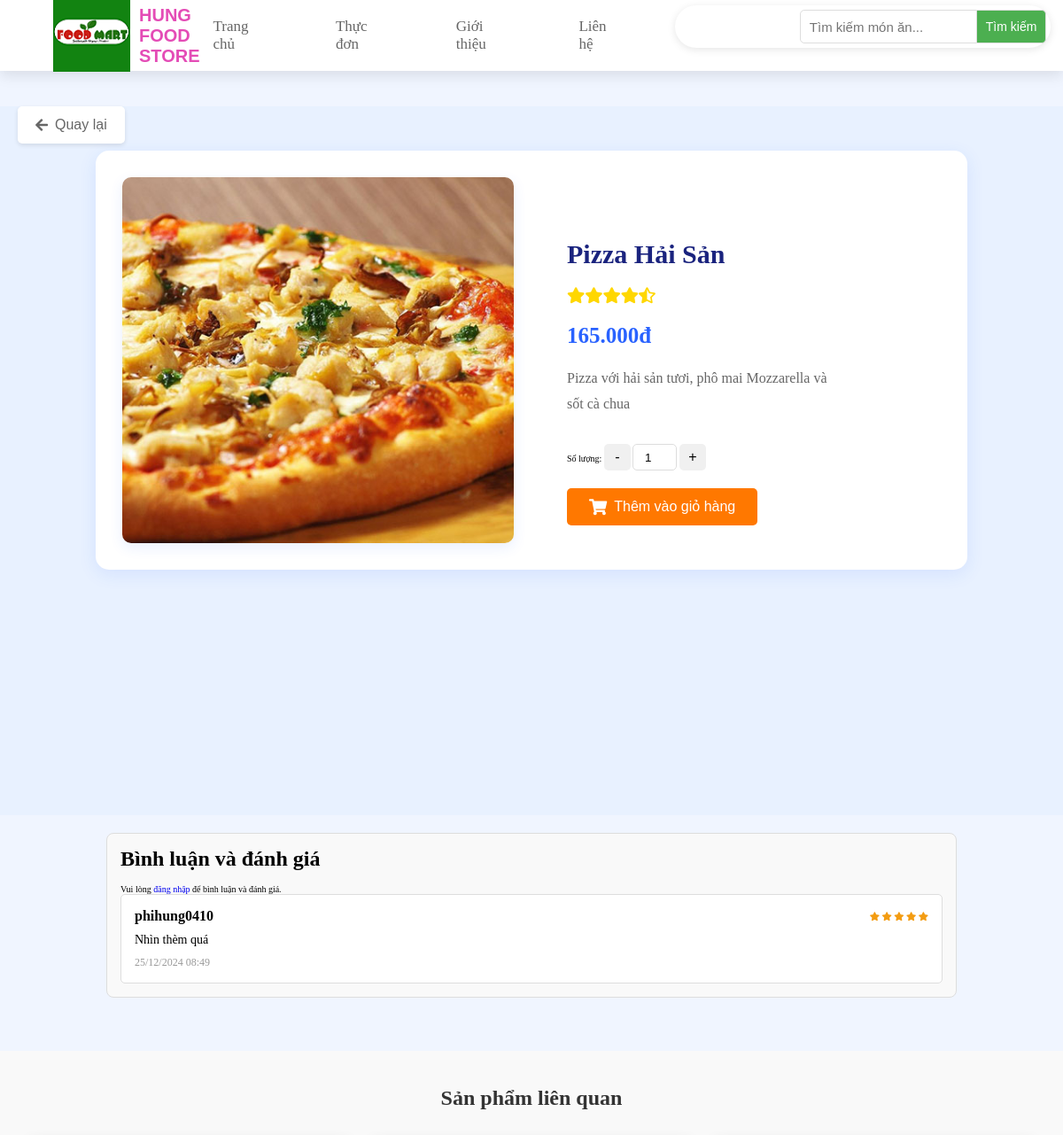
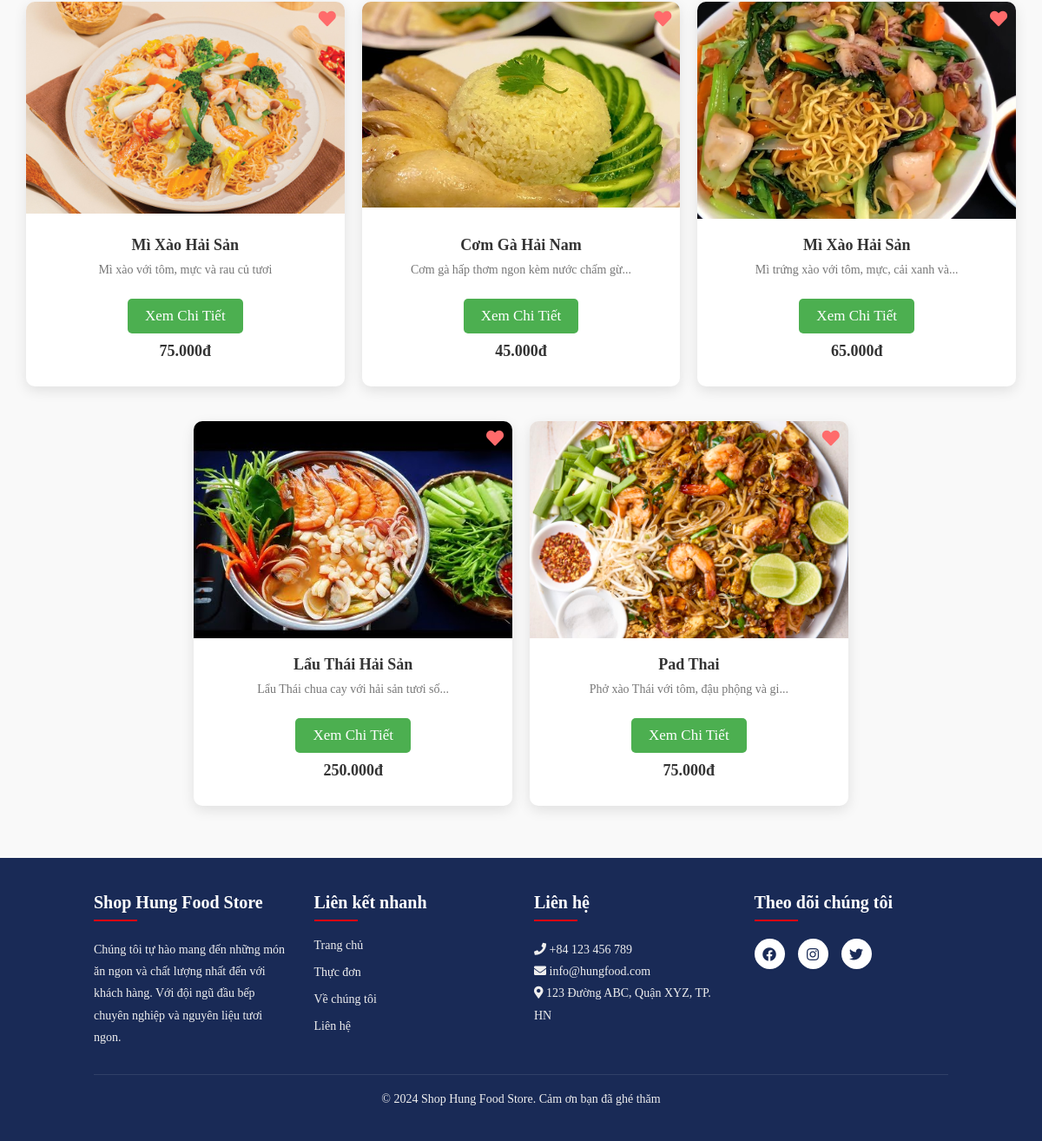
The page /product-detail.php?id=5 on the database its author committed (2 pictures, top to bottom).
### tables this page shows
CREATE TABLE `products` (
  `id` int(11) NOT NULL,
  `name` varchar(255) NOT NULL,
  `description` text DEFAULT NULL,
  `price` decimal(10,2) NOT NULL,
  `old_price` decimal(10,2) DEFAULT NULL,
  `image` varchar(255) DEFAULT NULL,
  `category` varchar(100) DEFAULT NULL,
  `rating` decimal(2,1) DEFAULT NULL,
  `created_at` timestamp NOT NULL DEFAULT current_timestamp(),
  `is_featured` tinyint(1) DEFAULT 0,
  `is_on_sale` tinyint(1) DEFAULT 0,
  `is_new` tinyint(1) DEFAULT 0
);

CREATE TABLE `reviews` (
  `id` int(11) NOT NULL,
  `product_id` int(11) NOT NULL,
  `user_id` int(11) NOT NULL,
  `rating` int(11) NOT NULL,
  `review_text` text DEFAULT NULL,
  `created_at` timestamp NOT NULL DEFAULT current_timestamp(),
  `comment` text DEFAULT NULL
);

CREATE TABLE `users` (
  `id` int(11) NOT NULL,
  `username` varchar(50) NOT NULL,
  `name` varchar(255) NOT NULL,
  `email` varchar(255) NOT NULL,
  `password` varchar(255) NOT NULL,
  `role` enum('user','admin') NOT NULL DEFAULT 'user',
  `created_at` timestamp NOT NULL DEFAULT current_timestamp(),
  `status` enum('active','inactive') NOT NULL DEFAULT 'active'
);

### product-detail.php (the view, shortened to what this page needs)
<?php
include 'config/database.php';
$product_id = isset($_GET['id']) ? (int)$_GET['id'] : 0;
$stmt = $conn->prepare("SELECT * FROM products WHERE id = :id");
$stmt->execute(['id' => $product_id]);
$product = $stmt->fetch(PDO::FETCH_ASSOC);
$keywords = explode(' ', $product['name']);
$keywords = array_map('trim', $keywords);
$keywords = array_filter($keywords);
$related_sql = "SELECT * FROM products WHERE id != :id AND (";
foreach ($keywords as $index => $keyword) {
    $related_sql .= "name LIKE :keyword$index";
    if ($index < count($keywords) - 1) {
        $related_sql .= " OR ";
    }
}
$related_sql .= ") LIMIT 6";
$related_stmt = $conn->prepare($related_sql);
$related_stmt->bindValue(':id', $product_id, PDO::PARAM_INT);
foreach ($keywords as $index => $keyword) {
    $related_stmt->bindValue(":keyword$index", "%$keyword%", PDO::PARAM_STR);
}
$related_stmt->execute();
$related_products = $related_stmt->fetchAll(PDO::FETCH_ASSOC);
$reviews_stmt = $conn->prepare("SELECT r.*, u.username FROM reviews r JOIN users u ON r.user_id = u.id WHERE r.product_id = :product_id ORDER BY r.created_at DESC");
$reviews_stmt->execute(['product_id' => $product_id]);
$reviews = $reviews_stmt->fetchAll(PDO::FETCH_ASSOC);
?>
<!DOCTYPE html>
<html lang="vi">
<head>
    <link rel="stylesheet" href="https://cdnjs.cloudflare.com/ajax/libs/font-awesome/5.15.4/css/all.min.css">
    <link rel="stylesheet" href="style.css">
</head>
<body>
    <?php include 'header.php'; ?>
    <button onclick="history.back()" class="back-btn">
        <i class="fas fa-arrow-left"></i> Quay lại
    </button>
    <section class="product-detail">
        <div class="product-container">
            <div class="product-image">
                <img src="images/<?php echo htmlspecialchars($product['image']); ?>" alt="<?php echo htmlspecialchars($product['name']); ?>">
            </div>
            <div class="product-info">
                <h1 class="product-title"><?php echo htmlspecialchars($product['name']); ?></h1>
                <div class="product-rating">
                    <?php
                    $rating = $product['rating'];
                    for ($i = 1; $i <= 5; $i++) {
                        if ($i <= $rating) {
                            echo '<i class="fas fa-star"></i>';
                        } elseif ($i - $rating < 1) {
                            echo '<i class="fas fa-star-half-alt"></i>';
                        } else {
                            echo '<i class="far fa-star"></i>';
                        }
                    }
                    ?>
                </div>
                <div class="product-price">
                    <?php echo number_format($product['price'], 0, ',', '.'); ?>đ
                </div>
                <p class="product-description">
                    <?php echo htmlspecialchars($product['description']); ?>
                </p>
                <div class="quantity-control">
                    <span>Số lượng:</span>
                    <button class="quantity-btn" onclick="decreaseQuantity()">-</button>
                    <input type="number" id="quantity" value="1" min="1" class="quantity-input">
                    <button class="quantity-btn" onclick="increaseQuantity()">+</button>
                </div>
                <button class="add-to-cart-btn" data-product-id="<?php echo $product['id']; ?>">
                    <i class="fas fa-shopping-cart"></i> Thêm vào giỏ hàng
                </button>
            </div>
        </div>
    </section>
    <section class="reviews">
        <h2>Bình luận và đánh giá</h2>
        <?php if (isset($_SESSION['user_id'])): ?>
            <form method="POST" class="review-form">
                <textarea name="comment" placeholder="Viết bình luận của bạn..." required></textarea>
                <div class="rating">
                    <span>Đánh giá:</span>
                    <select name="rating" required>
                        <option value="5">5 sao</option>
                        <option value="4">4 sao</option>
                        <option value="3">3 sao</option>
                        <option value="2">2 sao</option>
                        <option value="1">1 sao</option>
                    </select>
                </div>
                <button type="submit" class="btn">Gửi</button>
            </form>
        <?php else: ?>
            <p>Vui lòng <a href="login.php">đăng nhập</a> để bình luận và đánh giá.</p>
        <?php endif; ?>
        <div class="review-list">
            <?php foreach ($reviews as $review): ?>
                <div class="review">
                    <div class="review-header">
                        <span class="username"><?php echo htmlspecialchars($review['username']); ?></span>
                        <span class="rating">
                            <?php for ($i = 1; $i <= 5; $i++): ?>
                                <?php if ($i <= $review['rating']): ?>
                                    <i class="fas fa-star"></i>
                                <?php else: ?>
                                    <i class="far fa-star"></i>
                                <?php endif; ?>
                            <?php endfor; ?>
                        </span>
                    </div>
                    <p class="comment"><?php echo htmlspecialchars($review['comment']); ?></p>
                    <span class="date"><?php echo date('d/m/Y H:i', strtotime($review['created_at'])); ?></span>
                </div>
            <?php endforeach; ?>
        </div>
    </section>
    <section class="related-products">
        <h2>Sản phẩm liên quan</h2>
        <div class="box-container">
            <?php foreach ($related_products as $related_product): ?>
                <div class="box">
                    <div class="image">
                        <img src="images/<?php echo htmlspecialchars($related_product['image']); ?>" alt="<?php echo htmlspecialchars($related_product['name']); ?>">
                        <a href="#" class="fas fa-heart add-to-favorites" data-product-id="<?php echo $related_product['id']; ?>"></a>
                    </div>
                    <div class="content">
                        <h3><?php echo htmlspecialchars($related_product['name']); ?></h3>
                        <p class="product-desc">
                            <?php
                            $description = htmlspecialchars($related_product['description']);
                            echo substr($description, 0, 50) . (strlen($description) > 50 ? '...' : '');
                            ?>
                        </p>
                        <a href="product-detail.php?id=<?php echo $related_product['id']; ?>" class="btn">Xem Chi Tiết</a>
                        <span class="price"><?php echo number_format($related_product['price'], 0, ',', '.'); ?>đ</span>
                    </div>
                </div>
            <?php endforeach; ?>
        </div>
    </section>
    <?php include 'footer.php'; ?>
</body>
</html>

### product-detail.php (style rules this page uses)
.product-detail { margin-bottom: 10px; }
.reviews { margin-top: 10px; padding: 15px; background-color: #f9f9f9; border: 1px solid #ddd; border-radius: 8px; width: 80%; margin-left: auto; margin-right: auto; }
.reviews h2 { font-size: 24px; font-weight: bold; text-align: left; margin-bottom: 15px; }
.review-list { display: flex; flex-direction: column; gap: 15px; }
.review { background-color: white; border: 1px solid #ddd; border-radius: 5px; padding: 15px; }
.review .review-header { display: flex; justify-content: space-between; align-items: center; margin-bottom: 10px; }
.review .username { font-weight: bold; font-size: 16px; }
.review .rating i { color: #f39c12; }
.review .comment { margin-bottom: 10px; font-size: 14px; }
.review .date { font-size: 12px; color: #999; }

### rows shown on the page
products: image (picture), name "Pizza Hải Sản", price "165.000", description "Pizza với hải sản tươi, phô mai Mozzarella và sốt cà chua"
reviews: user.username "phihung0410", rating 5 (drawn), comment "Nhìn thèm quá", created_at "25/12/2024 08:49"
products: image (picture), name "Mì Xào Hải Sản", description "Mì xào với tôm, mực và rau củ tươi", price "75.000"
products: image (picture), name "Cơm Gà Hải Nam", description "Cơm gà hấp thơm ngon kèm nước chấm gừ", price "45.000"
products: image (picture), name "Mì Xào Hải Sản", description "Mì trứng xào với tôm, mực, cải xanh và", price "65.000"
products: image (picture), name "Lẩu Thái Hải Sản", description "Lẩu Thái chua cay với hải sản tươi số", price "250.000"
products: image (picture), name "Pad Thai", description "Phở xào Thái với tôm, đậu phộng và gi", price "75.000"
